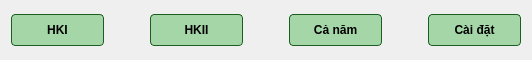
     <widget class="QWidget" name="thanhcongcu" native="true">
      <property name="minimumSize">
       <size>
        <width>0</width>
        <height>60</height>
       </size>
      </property>
      <property name="maximumSize">
       <size>
        <width>16777215</width>
        <height>60</height>
       </size>
      </property>
      <property name="styleSheet">
       <string notr="true">#thanhcongcu {
    border: 2px solid #1B5E20;
    border-radius: 12px;
    background-color: rgba(165, 214, 167, 150);
}</string>
      </property>
      <layout class="QHBoxLayout" name="horizontalLayout_28">
       <item>
        <widget class="QPushButton" name="nut_hk1">
         <property name="minimumSize">
          <size>
           <width>93</width>
           <height>32</height>
          </size>
         </property>
         <property name="maximumSize">
          <size>
           <width>93</width>
           <height>32</height>
          </size>
         </property>
         <property name="styleSheet">
          <string notr="true">#nut_hk1 {
    background-color: #A5D6A7; 
    color: 000000;              
    border: 1px solid #1B5E20; 
    border-radius: 4px;
    
    min-height: 30px;     /* Bằng chiều cao nút trên cho đều */
    font-size: 12px;
    font-weight: bold;
}
#nut_hk1:hover {
    background-color: #2A835F;
}</string>
         </property>
         <property name="text">
          <string>HKI</string>
         </property>
        </widget>
       </item>
       <item>
        <spacer name="horizontalSpacer_49">
         <property name="orientation">
          <enum>Qt::Horizontal</enum>
         </property>
         <property name="sizeHint" stdset="0">
          <size>
           <width>40</width>
           <height>20</height>
          </size>
         </property>
        </spacer>
       </item>
       <item>
        <widget class="QPushButton" name="nut_hk2">
         <property name="minimumSize">
          <size>
           <width>93</width>
           <height>32</height>
          </size>
         </property>
         <property name="maximumSize">
          <size>
           <width>93</width>
           <height>32</height>
          </size>
         </property>
         <property name="styleSheet">
          <string notr="true">#nut_hk2 {
    background-color: #A5D6A7; 
    color: 000000;              
    border: 1px solid #1B5E20; 
    border-radius: 4px;
    
    min-height: 30px;     /* Bằng chiều cao nút trên cho đều */
    font-size: 12px;
    font-weight: bold;
}
#nut_hk2:hover {
    background-color: #2A835F;
}</string>
         </property>
         <property name="text">
          <string>HKII</string>
         </property>
        </widget>
       </item>
       <item>
        <spacer name="horizontalSpacer_50">
         <property name="orientation">
          <enum>Qt::Horizontal</enum>
         </property>
         <property name="sizeHint" stdset="0">
          <size>
           <width>40</width>
           <height>20</height>
          </size>
         </property>
        </spacer>
       </item>
       <item>
        <widget class="QPushButton" name="nut_canam">
         <property name="minimumSize">
          <size>
           <width>93</width>
           <height>32</height>
          </size>
         </property>
         <property name="maximumSize">
          <size>
           <width>93</width>
           <height>32</height>
          </size>
         </property>
         <property name="styleSheet">
          <string notr="true">#nut_canam {
    background-color: #A5D6A7; 
    color: 000000;              
    border: 1px solid #1B5E20; 
    border-radius: 4px;
    
    min-height: 30px;     /* Bằng chiều cao nút trên cho đều */
    font-size: 12px;
    font-weight: bold;
}
#nut_canam:hover {
    background-color: #2A835F;
}</string>
         </property>
         <property name="text">
          <string>Cả năm</string>
         </property>
        </widget>
       </item>
       <item>
        <spacer name="horizontalSpacer_51">
         <property name="orientation">
          <enum>Qt::Horizontal</enum>
         </property>
         <property name="sizeHint" stdset="0">
          <size>
           <width>40</width>
           <height>20</height>
          </size>
         </property>
        </spacer>
       </item>
       <item>
        <widget class="QPushButton" name="nut_caidat">
         <property name="minimumSize">
          <size>
           <width>93</width>
           <height>32</height>
          </size>
         </property>
         <property name="maximumSize">
          <size>
           <width>93</width>
           <height>16777215</height>
          </size>
         </property>
         <property name="styleSheet">
          <string notr="true">#nut_caidat {
    background-color: #A5D6A7; 
    color: 000000;              
    border: 1px solid #1B5E20; 
    border-radius: 4px;
    
    min-height: 30px;     /* Bằng chiều cao nút trên cho đều */
    font-size: 12px;
    font-weight: bold;
}
#nut_caidat:hover {
    background-color: #2A835F;
}</string>
         </property>
         <property name="text">
          <string>Cài đặt</string>
         </property>
        </widget>
       </item>
      </layout>
     </widget>
